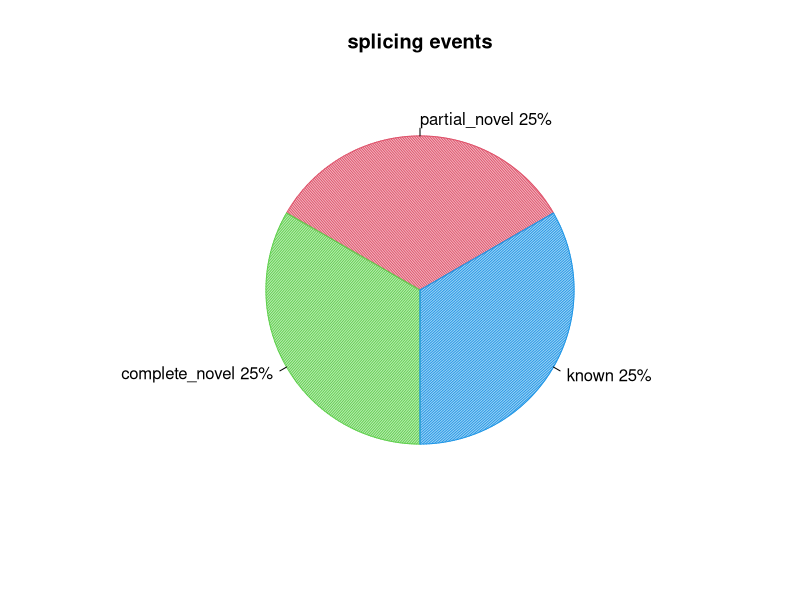
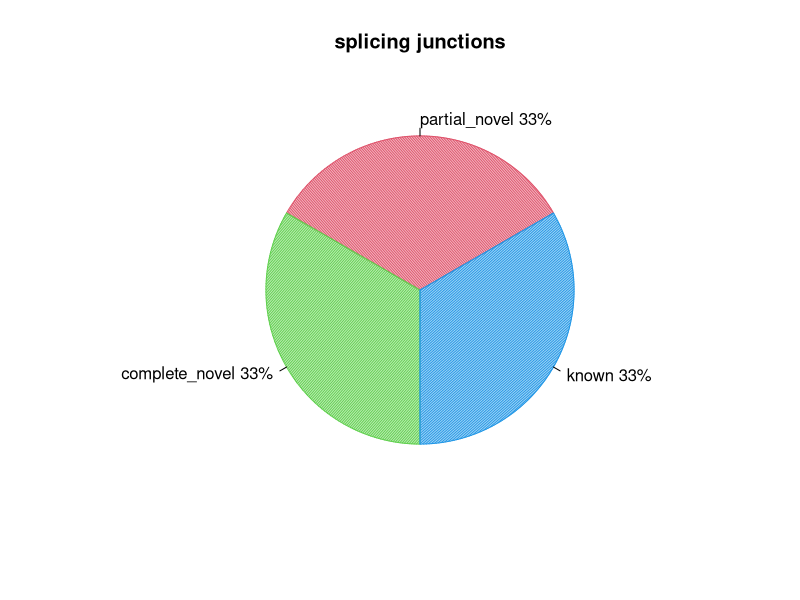

Here is the R script that generated these plots, in order:
pdf("output.splice_events.pdf")
events=c(25.0,25.0,25.0)
pie(events,col=c(2,3,4),init.angle=30,angle=c(60,120,150),density=c(70,70,70),main="splicing events",labels=c("partial_novel 25%","complete_novel 25%","known 25%"))
dev.off()
pdf("output.splice_junction.pdf")
junction=c(33.3333333333,33.3333333333,33.3333333333)
pie(junction,col=c(2,3,4),init.angle=30,angle=c(60,120,150),density=c(70,70,70),main="splicing junctions",labels=c("partial_novel 33%","complete_novel 33%","known 33%"))
dev.off()
